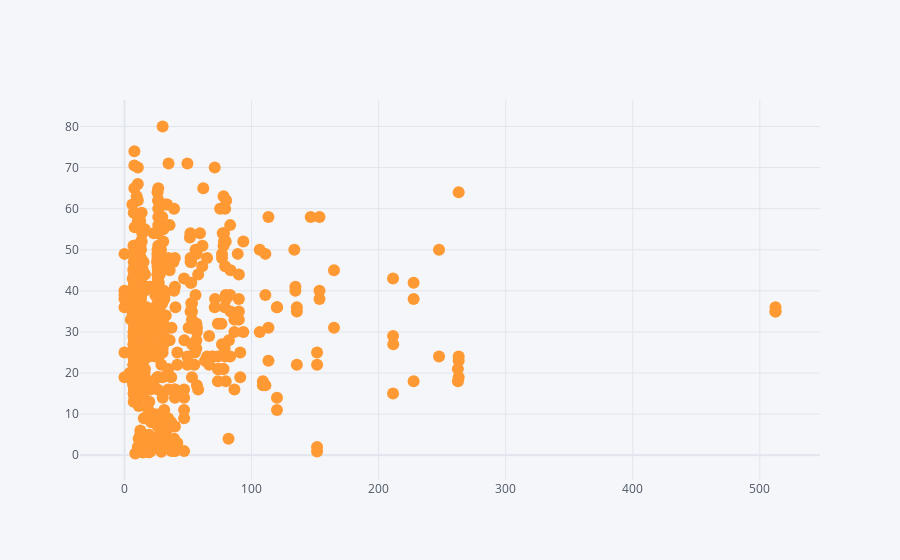

The cell this chart's notebook holds for it:
### Code cell
df2.iplot(kind='scatter', x='fare', y='age',mode='markers')

### Figure 1 — Plotly figure (JSON) as saved in the notebook; plotly's stock layout.template omitted (floating-point values rounded to 4 significant figures; data arrays with more than 128 entries replaced by an {"elided": "..."} marker saying what was removed)
{"data": [{"line": {"color": "rgba(255, 153, 51, 1.0)", "dash": "solid", "shape": "linear", "width": 1.3}, "marker": {"size": 12, "symbol": "circle"}, "mode": "markers", "name": "age", "text": "", "type": "scatter", "x": {"elided": "891 float values"}, "y": {"elided": "891 mixed values"}}], "layout": {"legend": {"bgcolor": "#F5F6F9", "font": {"color": "#4D5663"}}, "paper_bgcolor": "#F5F6F9", "plot_bgcolor": "#F5F6F9", "title": {"font": {"color": "#4D5663"}}, "xaxis": {"gridcolor": "#E1E5ED", "showgrid": true, "tickfont": {"color": "#4D5663"}, "title": {"font": {"color": "#4D5663"}, "text": ""}, "zerolinecolor": "#E1E5ED"}, "yaxis": {"gridcolor": "#E1E5ED", "showgrid": true, "tickfont": {"color": "#4D5663"}, "title": {"font": {"color": "#4D5663"}, "text": ""}, "zerolinecolor": "#E1E5ED"}}}
